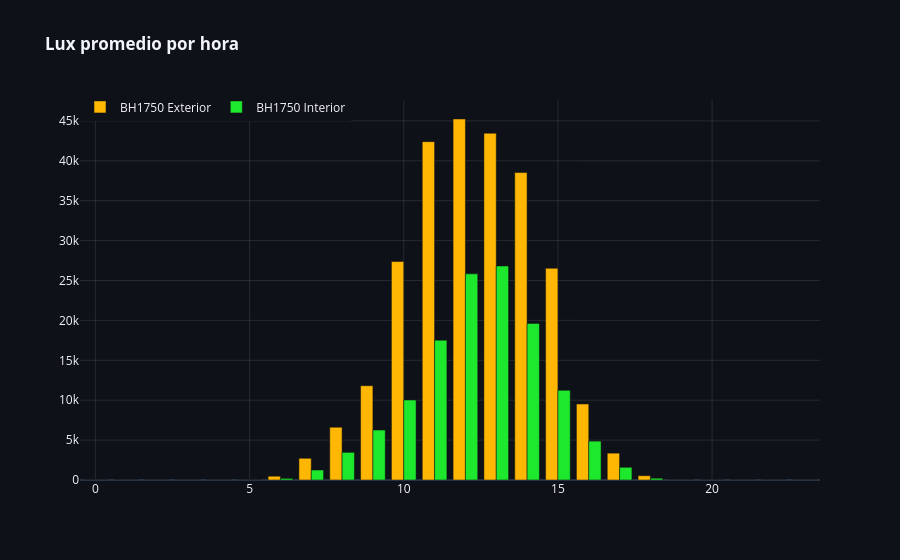

The notebook cell this image was saved under:
### Markdown cell above
## 6. Patrón de Luminosidad Promedio por Hora del Día

### Code cell
query_lux = """
SELECT 
    t.hora,
    s.nombre_sensor,
    ROUND(AVG(f.valor_medido), 2) AS lux_promedio
FROM fact_mediciones_invernadero f
JOIN dim_sensor s ON f.id_sensor = s.id_sensor
JOIN dim_tiempo t ON f.id_tiempo = t.id_tiempo
WHERE s.variable_medida = 'Luminosidad'
GROUP BY t.hora, s.nombre_sensor
ORDER BY t.hora;
"""
df_lux = pd.read_sql(query_lux, conn)

fig = px.bar(df_lux, x='hora', y='lux_promedio', color='nombre_sensor', barmode='group',
             title="<b>Lux promedio por hora</b>",
             color_discrete_sequence=['#FFB703', "#1DE82E"])
fig.update_layout(template="plotly_dark", plot_bgcolor='#0E1117', paper_bgcolor='#0E1117',
                  legend=dict(title=None, orientation="h", y=1.02, x=0))
fig.update_xaxes(showgrid=True, gridcolor='rgba(255,255,255,0.1)', title="", dtick=5)
fig.update_yaxes(showgrid=True, gridcolor='rgba(255,255,255,0.1)', title="")
fig.show()

### Figure 1 — Plotly figure (JSON) as saved in the notebook; plotly's stock layout.template omitted (floating-point values rounded to 4 significant figures)
{"data": [{"alignmentgroup": "True", "hovertemplate": "nombre_sensor=BH1750 Exterior<br>hora=%{x}<br>lux_promedio=%{y}<extra></extra>", "legendgroup": "BH1750 Exterior", "marker": {"color": "#FFB703", "pattern": {"shape": ""}}, "name": "BH1750 Exterior", "offsetgroup": "BH1750 Exterior", "orientation": "v", "showlegend": true, "textposition": "auto", "type": "bar", "x": [0, 1, 2, 3, 4, 5, 6, 7, 8, 9, 10, 11, 12, 13, 14, 15, 16, 17, 18, 19, 20, 21, 22, 23], "xaxis": "x", "y": [0.0, 0.0, 0.0, 0.0, 0.0, 2.56, 474.9, 2721.0, 6611.0, 11810.0, 27380.0, 42400.0, 45240.0, 43460.0, 38520.0, 26530.0, 9524.0, 3363.0, 538.1, 3.52, 0.0, 0.0, 0.0, 0.0], "yaxis": "y"}, {"alignmentgroup": "True", "hovertemplate": "nombre_sensor=BH1750 Interior<br>hora=%{x}<br>lux_promedio=%{y}<extra></extra>", "legendgroup": "BH1750 Interior", "marker": {"color": "#1DE82E", "pattern": {"shape": ""}}, "name": "BH1750 Interior", "offsetgroup": "BH1750 Interior", "orientation": "v", "showlegend": true, "textposition": "auto", "type": "bar", "x": [0, 1, 2, 3, 4, 5, 6, 7, 8, 9, 10, 11, 12, 13, 14, 15, 16, 17, 18, 19, 20, 21, 22, 23], "xaxis": "x", "y": [0.0, 0.0, 0.0, 0.0, 0.0, 1.0, 204.3, 1249.0, 3464.0, 6262.0, 10020.0, 17520.0, 25830.0, 26820.0, 19630.0, 11230.0, 4871.0, 1595.0, 226.9, 1.36, 0.0, 0.0, 0.0, 0.0], "yaxis": "y"}], "layout": {"barmode": "group", "legend": {"orientation": "h", "title": {}, "tracegroupgap": 0, "x": 0, "y": 1.02}, "paper_bgcolor": "#0E1117", "plot_bgcolor": "#0E1117", "title": {"text": "<b>Lux promedio por hora</b>"}, "xaxis": {"anchor": "y", "domain": [0, 1], "dtick": 5, "gridcolor": "rgba(255,255,255,0.1)", "showgrid": true, "title": {"text": ""}}, "yaxis": {"anchor": "x", "domain": [0, 1], "gridcolor": "rgba(255,255,255,0.1)", "showgrid": true, "title": {"text": ""}}}}
